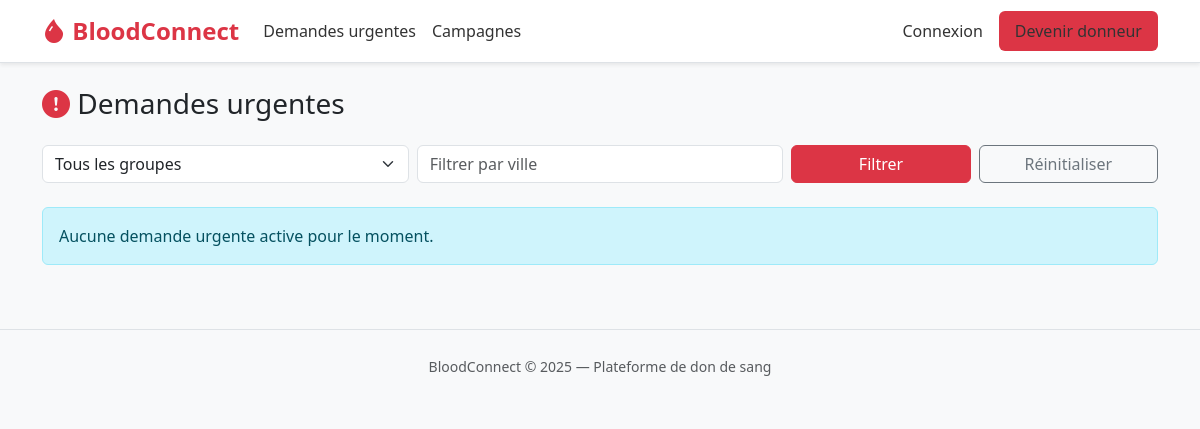
Page /demandes/ on the earlier database version.
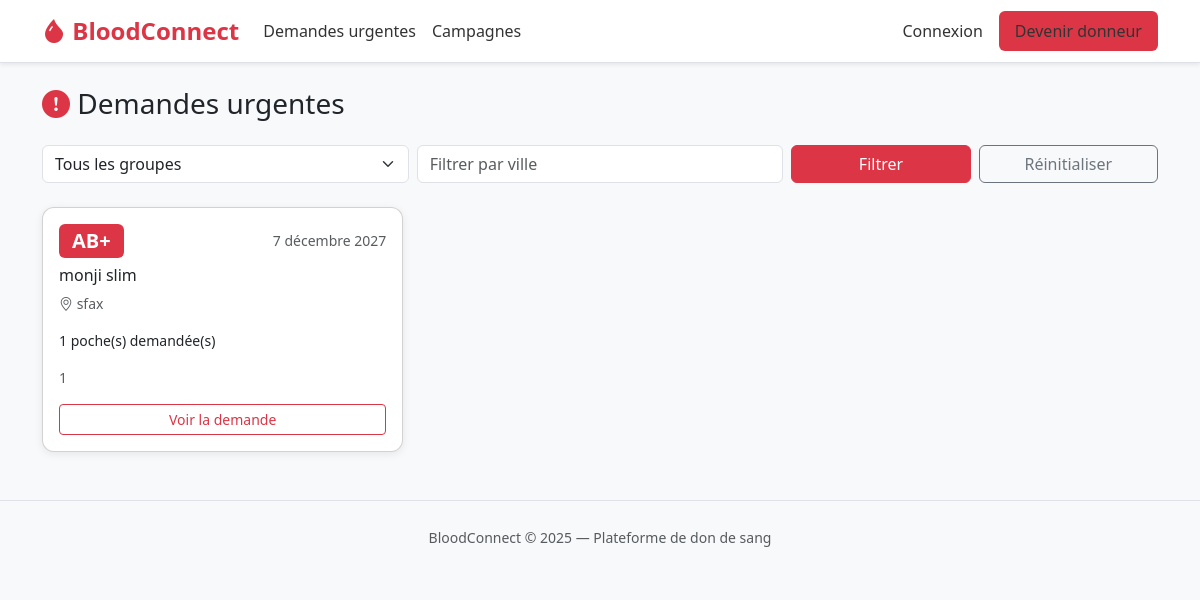
Same page on the later database version.
### core/models.py (models this page shows, shortened)
class DemandeUrgente(models.Model):
    STATUT_CHOICES = [
        ('active', 'Active'),
        ('cloturee', 'Clôturée'),
        ('satisfaite', 'Satisfaite'),
    ]
    hopital = models.ForeignKey(Hopital, on_delete=models.CASCADE, related_name='demandes')
    groupe_sanguin = models.CharField(max_length=3, choices=BLOOD_GROUPS)
    quantite = models.PositiveIntegerField(help_text="Nombre de poches")
    delai = models.DateField(help_text="Date limite")
    description = models.TextField(blank=True)
    statut = models.CharField(max_length=20, choices=STATUT_CHOICES, default='active')
    date_creation = models.DateTimeField(auto_now_add=True)

class Hopital(models.Model):
    user = models.OneToOneField(User, on_delete=models.CASCADE, related_name='hopital')
    nom = models.CharField(max_length=200)
    adresse = models.TextField()
    ville = models.CharField(max_length=100)
    numero_agrement = models.CharField(max_length=50, unique=True)
    valide = models.BooleanField(default=False)

### core/views/demande_views.py (the view)
# urls.py: path('', demande_views.liste_demandes, name='liste_demandes'),
def liste_demandes(request):
    groupe = request.GET.get('groupe', '')
    ville = request.GET.get('ville', '')
    demandes = DemandeUrgente.objects.filter(
        statut='active',
        delai__gte=timezone.now().date()
    ).order_by('delai')
    if groupe:
        demandes = demandes.filter(groupe_sanguin=groupe)
    if ville:
        demandes = demandes.filter(hopital__ville__icontains=ville)
    paginator = Paginator(demandes, 3)
    page_number = request.GET.get('page')
    page_obj = paginator.get_page(page_number)
    context = {
        'demandes': page_obj,
        'page_obj': page_obj,
        'groupe_filtre': groupe,
        'ville_filtre': ville,
        'groupes': ['A+', 'A-', 'B+', 'B-', 'AB+', 'AB-', 'O+', 'O-'],
    }
    return render(request, 'demandes/liste.html', context)

### templates/demandes/liste.html (shortened to what this page needs)
{% extends 'base.html' %}
{% block content %}
<h3 class="mb-4"><i class="bi bi-exclamation-circle-fill text-danger"></i> Demandes urgentes</h3>
<form method="get" class="row g-2 mb-4">
  <div class="col-md-4">
    <select name="groupe" class="form-select">
      <option value="">Tous les groupes</option>
    </select>
  </div>
  <div class="col-md-4">
    <input type="text" name="ville" class="form-control" placeholder="Filtrer par ville" value="{{ ville_filtre }}">
  </div>
  <div class="col-md-2">
    <button type="submit" class="btn btn-danger w-100">Filtrer</button>
  </div>
  <div class="col-md-2">
    <a href="{% url 'liste_demandes' %}" class="btn btn-outline-secondary w-100">Réinitialiser</a>
  </div>
</form>
<div class="row g-3">
  {% for demande in demandes %}
    <div class="col-md-4">
      <div class="card h-100">
        <div class="card-body">
          <div class="d-flex justify-content-between align-items-center mb-2">
            <span class="badge bg-danger fs-5">{{ demande.groupe_sanguin }}</span>
            <small class="text-muted">{{ demande.delai }}</small>
          </div>
          <h6 class="card-title">{{ demande.hopital.nom }}</h6>
          <p class="text-muted small"><i class="bi bi-geo-alt"></i> {{ demande.hopital.ville }}</p>
          <p class="small">{{ demande.quantite }} poche(s) demandée(s)</p>
          {% if demande.description %}
            <p class="small text-muted">{{ demande.description|truncatewords:15 }}</p>
          {% endif %}
          <a href="{% url 'detail_demande' demande.pk %}" class="btn btn-outline-danger btn-sm w-100">Voir la demande</a>
        </div>
      </div>
    </div>
  {% empty %}
    <div class="col-12">
      <div class="alert alert-info">Aucune demande urgente active pour le moment.</div>
    </div>
  {% endfor %}
</div>
{% endblock %}

### templates/base.html (shortened to what this page needs)
<!DOCTYPE html>
<html lang="fr">
<head>
  <link href="https://cdn.jsdelivr.net/npm/bootstrap@5.3.0/dist/css/bootstrap.min.css" rel="stylesheet">
  <link href="https://cdn.jsdelivr.net/npm/bootstrap-icons@1.10.5/font/bootstrap-icons.css" rel="stylesheet">
</head>
<body>
<nav class="navbar navbar-expand-lg navbar-light bg-white border-bottom shadow-sm">
  <div class="container">
    <a class="navbar-brand" href="{% url 'home' %}">
      <i class="bi bi-droplet-fill text-danger"></i> BloodConnect
    </a>
    <div class="collapse navbar-collapse" id="navMenu">
      <ul class="navbar-nav me-auto">
        <li class="nav-item"><a class="nav-link" href="{% url 'liste_demandes' %}">Demandes urgentes</a></li>
        <li class="nav-item"><a class="nav-link" href="{% url 'liste_campagnes' %}">Campagnes</a></li>
      </ul>
      <ul class="navbar-nav ms-auto">
        {% if user.is_authenticated %}
          <li class="nav-item"><a class="nav-link" href="{% url 'dashboard' %}"><i class="bi bi-speedometer2"></i> Tableau de bord</a></li>
          <li class="nav-item"><a class="nav-link text-danger" href="{% url 'logout' %}"><i class="bi bi-box-arrow-right"></i> Déconnexion</a></li>
        {% else %}
          <li class="nav-item"><a class="nav-link" href="{% url 'login' %}">Connexion</a></li>
          <li class="nav-item"><a class="nav-link btn btn-danger text-white px-3 ms-2" href="{% url 'inscription_donneur' %}">Devenir donneur</a></li>
        {% endif %}
      </ul>
    </div>
  </div>
</nav>
<div class="container my-4">
  {% block content %}{% endblock %}
</div>
<footer class="text-center text-muted py-4 border-top mt-5">
  <small>BloodConnect &copy; 2025 — Plateforme de don de sang</small>
</footer>
</body>
</html>

### templates/base.html (style rules this page uses)
body { background-color: #f8f9fa; }
.navbar-brand { color: #dc3545 !important; font-weight: bold; font-size: 1.5rem; }
.nav-link { color: #333 !important; }
.btn-danger { background-color: #dc3545; }
.card { border-radius: 12px; box-shadow: 0 2px 8px rgba(0,0,0,0.08); }

Differences in the rows shown:
added DemandeUrgente: groupe_sanguin "AB+", delai "7 décembre 2027", hopital.nom "monji slim", hopital.ville "sfax", quantite "1", description "1"
Other differences:
text no longer shown: "Aucune demande urgente active pour le moment."
